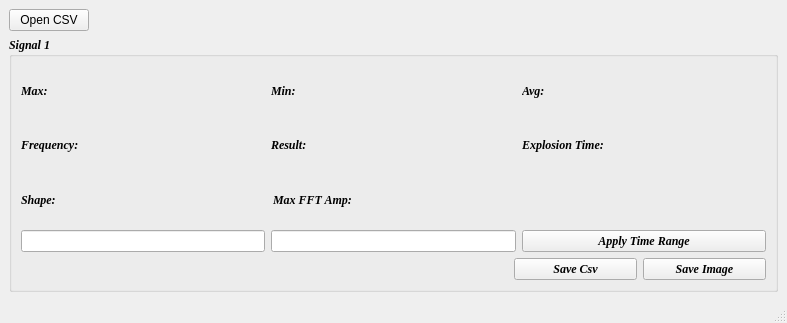
<?xml version="1.0" encoding="UTF-8"?>
<ui version="4.0">
 <class>MainWindow</class>
 <widget class="QMainWindow" name="MainWindow">
  <property name="geometry">
   <rect>
    <x>0</x>
    <y>0</y>
    <width>787</width>
    <height>323</height>
   </rect>
  </property>
  <property name="windowTitle">
   <string>MainWindow</string>
  </property>
  <widget class="QWidget" name="centralwidget">
   <layout class="QVBoxLayout" name="verticalLayout_2">
    <item>
     <layout class="QVBoxLayout" name="verticalLayout" stretch="1,4">
      <item>
       <layout class="QHBoxLayout" name="horizontalLayout">
        <item>
         <widget class="QPushButton" name="openCsv">
          <property name="text">
           <string>Open CSV</string>
          </property>
         </widget>
        </item>
        <item>
         <spacer name="horizontalSpacer">
          <property name="orientation">
           <enum>Qt::Horizontal</enum>
          </property>
          <property name="sizeHint" stdset="0">
           <size>
            <width>40</width>
            <height>20</height>
           </size>
          </property>
         </spacer>
        </item>
       </layout>
      </item>
      <item>
       <widget class="QGroupBox" name="groupBox">
        <property name="font">
         <font>
          <family>Times New Roman</family>
          <weight>75</weight>
          <italic>true</italic>
          <bold>true</bold>
         </font>
        </property>
        <property name="title">
         <string>Signal 1</string>
        </property>
        <layout class="QHBoxLayout" name="horizontalLayout_2">
         <item>
          <layout class="QVBoxLayout" name="verticalLayout_6">
           <item>
            <layout class="QVBoxLayout" name="verticalLayout_7">
             <item>
              <layout class="QHBoxLayout" name="horizontalLayout_38">
               <item>
                <layout class="QHBoxLayout" name="horizontalLayout_39">
                 <item>
                  <widget class="QLabel" name="label_21">
                   <property name="text">
                    <string>Max:</string>
                   </property>
                  </widget>
                 </item>
                 <item>
                  <widget class="QLabel" name="max_1">
                   <property name="text">
                    <string/>
                   </property>
                  </widget>
                 </item>
                </layout>
               </item>
               <item>
                <layout class="QHBoxLayout" name="horizontalLayout_40">
                 <item>
                  <widget class="QLabel" name="label_22">
                   <property name="text">
                    <string>Min:</string>
                   </property>
                  </widget>
                 </item>
                 <item>
                  <widget class="QLabel" name="min_1">
                   <property name="text">
                    <string/>
                   </property>
                  </widget>
                 </item>
                </layout>
               </item>
               <item>
                <layout class="QHBoxLayout" name="horizontalLayout_41">
                 <item>
                  <widget class="QLabel" name="label_23">
                   <property name="text">
                    <string>Avg:</string>
                   </property>
                  </widget>
                 </item>
                 <item>
                  <widget class="QLabel" name="Avg_1">
                   <property name="text">
                    <string/>
                   </property>
                  </widget>
                 </item>
                </layout>
               </item>
              </layout>
             </item>
             <item>
              <layout class="QHBoxLayout" name="horizontalLayout_42">
               <item>
                <layout class="QHBoxLayout" name="horizontalLayout_43">
                 <item>
                  <widget class="QLabel" name="label_24">
                   <property name="text">
                    <string>Frequency:</string>
                   </property>
                  </widget>
                 </item>
                 <item>
                  <widget class="QLabel" name="frequency_1">
                   <property name="text">
                    <string/>
                   </property>
                  </widget>
                 </item>
                </layout>
               </item>
               <item>
                <layout class="QHBoxLayout" name="horizontalLayout_44">
                 <item>
                  <widget class="QLabel" name="label_25">
                   <property name="text">
                    <string>Result:</string>
                   </property>
                  </widget>
                 </item>
                 <item>
                  <widget class="QLabel" name="result_1">
                   <property name="text">
                    <string/>
                   </property>
                  </widget>
                 </item>
                </layout>
               </item>
               <item>
                <layout class="QHBoxLayout" name="horizontalLayout_45">
                 <item>
                  <widget class="QLabel" name="label_26">
                   <property name="text">
                    <string>Explosion Time:</string>
                   </property>
                  </widget>
                 </item>
                 <item>
                  <widget class="QLabel" name="explosionTime_1">
                   <property name="text">
                    <string/>
                   </property>
                  </widget>
                 </item>
                </layout>
               </item>
              </layout>
             </item>
             <item>
              <layout class="QHBoxLayout" name="horizontalLayout_46" stretch="1,1,1">
               <item>
                <layout class="QHBoxLayout" name="horizontalLayout_47">
                 <item>
                  <widget class="QLabel" name="label_27">
                   <property name="text">
                    <string>Shape:</string>
                   </property>
                  </widget>
                 </item>
                 <item>
                  <widget class="QLabel" name="shape_1">
                   <property name="text">
                    <string/>
                   </property>
                  </widget>
                 </item>
                </layout>
               </item>
               <item>
                <layout class="QHBoxLayout" name="horizontalLayout_48">
                 <item>
                  <widget class="QLabel" name="label_28">
                   <property name="text">
                    <string>Max FFT Amp:</string>
                   </property>
                  </widget>
                 </item>
                 <item>
                  <widget class="QLabel" name="maxFftAmp_1">
                   <property name="text">
                    <string/>
                   </property>
                  </widget>
                 </item>
                </layout>
               </item>
               <item>
                <spacer name="horizontalSpacer_7">
                 <property name="orientation">
                  <enum>Qt::Horizontal</enum>
                 </property>
                 <property name="sizeHint" stdset="0">
                  <size>
                   <width>40</width>
                   <height>20</height>
                  </size>
                 </property>
                </spacer>
               </item>
              </layout>
             </item>
            </layout>
           </item>
           <item>
            <layout class="QHBoxLayout" name="horizontalLayout_49" stretch="1,1,1">
             <item>
              <widget class="QLineEdit" name="lineEditStart_1"/>
             </item>
             <item>
              <widget class="QLineEdit" name="lineEditEnd_1"/>
             </item>
             <item>
              <widget class="QPushButton" name="applyTimeRange_1">
               <property name="text">
                <string>Apply Time Range</string>
               </property>
              </widget>
             </item>
            </layout>
           </item>
           <item>
            <layout class="QHBoxLayout" name="horizontalLayout_50" stretch="4,1,1">
             <item>
              <spacer name="horizontalSpacer_8">
               <property name="orientation">
                <enum>Qt::Horizontal</enum>
               </property>
               <property name="sizeHint" stdset="0">
                <size>
                 <width>40</width>
                 <height>20</height>
                </size>
               </property>
              </spacer>
             </item>
             <item>
              <widget class="QPushButton" name="savefcsv_1">
               <property name="text">
                <string>Save Csv</string>
               </property>
              </widget>
             </item>
             <item>
              <widget class="QPushButton" name="saveimage_1">
               <property name="text">
                <string>Save Image</string>
               </property>
              </widget>
             </item>
            </layout>
           </item>
          </layout>
         </item>
        </layout>
       </widget>
      </item>
     </layout>
    </item>
   </layout>
  </widget>
  <widget class="QStatusBar" name="statusbar"/>
 </widget>
 <resources/>
 <connections/>
</ui>
